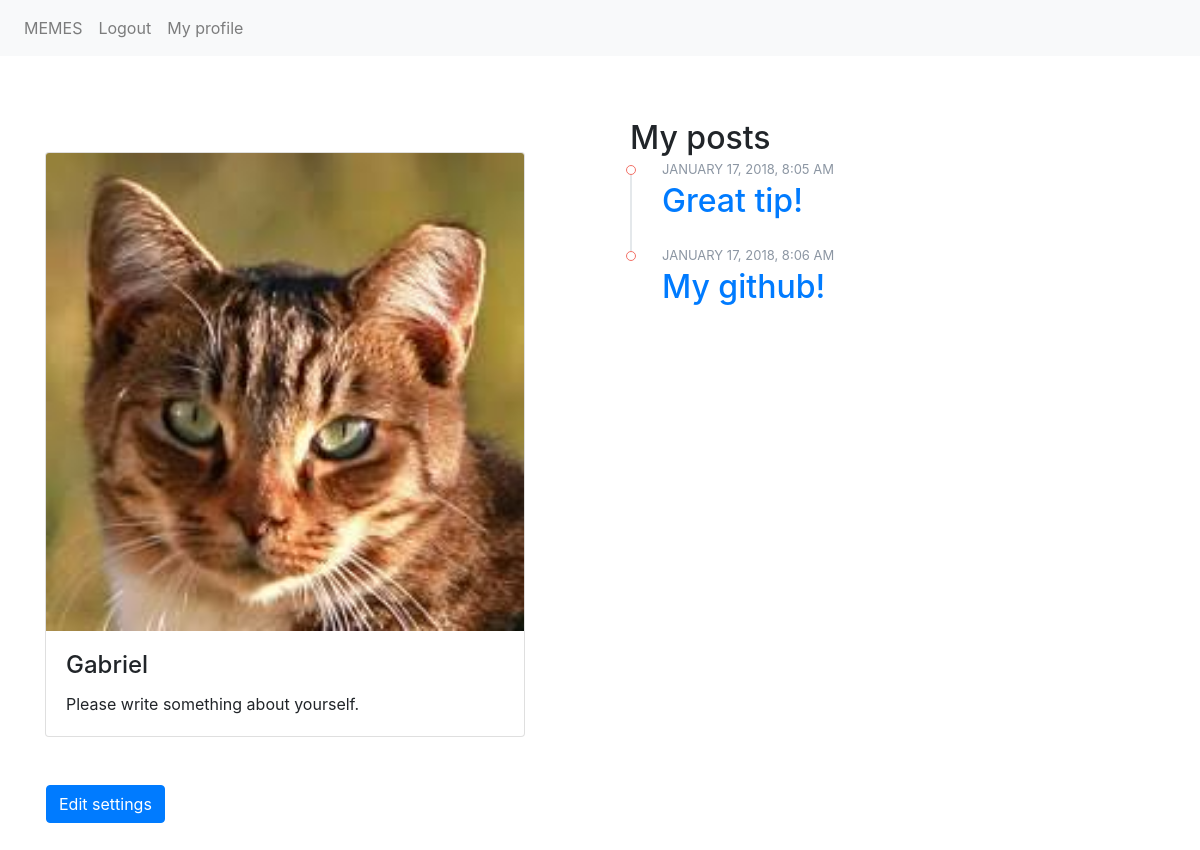
Screenshot of /myProfile.php (signed in) with the database file from the repository.
### tables this page shows
CREATE TABLE "USERS" (
	`ID`	INTEGER NOT NULL PRIMARY KEY AUTOINCREMENT,
	`USERNAME`	TEXT NOT NULL,
	`MAIL`	TEXT NOT NULL,
	`PASSWORD`	TEXT NOT NULL,
	`BIO`	TEXT,
	`IMAGE`	TEXT
);

CREATE TABLE "POSTS" (
	`post_id`	INTEGER NOT NULL PRIMARY KEY AUTOINCREMENT,
	`title`	TEXT NOT NULL,
	`user_id`	INTEGER NOT NULL,
	`link`	TEXT,
	`post_date`	TEXT,
	`description`	TEXT
);

### app/functions.php (called while the page is built, shortened)
<?php
function userInfo($pdo){
  $id = $_SESSION['user']['ID'];
  $statement = $pdo->prepare('SELECT * FROM USERS WHERE ID = :id');
  $statement->bindParam(':id', $id, PDO::PARAM_INT);
  $statement->execute();
  $user = $statement->fetch(PDO::FETCH_ASSOC);
  unset($user['PASSWORD']);
  unset($user['ID']);
  return $user;
};
function userPosts($pdo, $id){
  $statement = $pdo->query("SELECT * FROM POSTS WHERE user_id = '$id'");
  $myPosts2 = $statement->fetchAll(PDO::FETCH_ASSOC);
  return $myPosts2;
}

### myProfile.php (the view, shortened to what this page needs)
<?php require __DIR__.'/views/header.php';
$info = userInfo($pdo);
$id = $_SESSION['user']['ID'];
$myPosts2 = userPosts($pdo, $id);
?>
<div class="row">
<div class="col-md-6">
<div class="card mt-5" style="width: 30rem;">
  <?php if (!$info['IMAGE']) {
    ?> <img class="card-img-top" src="https://s3.amazonaws.com/wll-community-production/images/no-avatar.png" alt=""> <?php
  } else {
    ?> <img class="card-img-top" src="<?php echo "images/".$info['IMAGE']; ?>">
  <?php }  ?>
  <div class="card-body">
    <h4 class="card-title"><?php echo $info['USERNAME'] ?></h4>
    <p class="card-text"><?php echo $info['BIO'];
    if (!$info['BIO']) {
        echo "Please write something about yourself.";
    } ?></p>
  </div>
</div>
</div>
<div class="col-md-6 mx-auto">
<div class="activity-feed">
  <h2>My posts</h2>
<?php foreach ($myPosts2 as $key => $value) {
  ?>
  <div class="feed-item">
    <div class="date"> <?php echo $value['post_date'] ?></div>
    <div class="text"><a href="comments.php?id=<?php echo $value['post_id'] ?>"> <h2><?php echo $value['title'];?></a></div>
  </div>
<?php } ?>
</div>
</div>
<div>
<p class="mt-5 ml-3">
  <button class="btn btn-primary" type="button" data-toggle="collapse" data-target="#collapseExample" aria-expanded="false" aria-controls="collapseExample">
    Edit settings
  </button>
</p>
</div>
<?php require __DIR__.'/views/footer.php'; ?>

### assets/styles/main.css (style rules this page uses)
.activity-feed { padding: 15px; }
.activity-feed .feed-item { position: relative; padding-bottom: 20px; padding-left: 30px; border-left: 2px solid #e4e8eb; }
.activity-feed .feed-item:last-child { border-color: transparent; }
.activity-feed .feed-item:after { content: ""; display: block; position: absolute; top: 0; left: -6px; width: 10px; height: 10px; border-radius: 6px; background: #fff; border: 1px solid #f37167; }
.activity-feed .feed-item .date { position: relative; top: -5px; color: #8c96a3; text-transform: uppercase; font-size: 13px; }
.activity-feed .feed-item .text { position: relative; top: -3px; }

### rows the page displays
users: IMAGE (picture), USERNAME "Gabriel"
posts: post_date "JANUARY 17, 2018, 8:05 AM", title "Great tip!"
posts: post_date "JANUARY 17, 2018, 8:06 AM", title "My github!"
